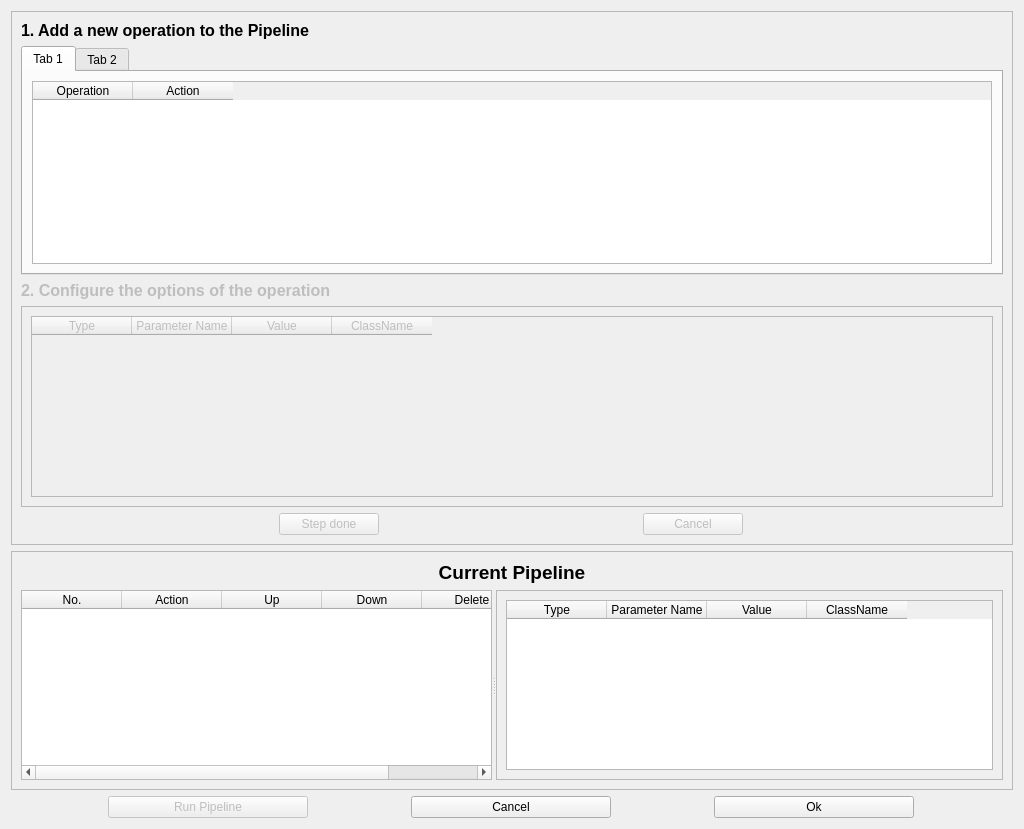
<?xml version="1.0" encoding="UTF-8"?>
<ui version="4.0">
 <class>GenericWorkflowDialog</class>
 <widget class="QDialog" name="GenericWorkflowDialog">
  <property name="geometry">
   <rect>
    <x>0</x>
    <y>0</y>
    <width>1024</width>
    <height>829</height>
   </rect>
  </property>
  <property name="acceptDrops">
   <bool>true</bool>
  </property>
  <property name="windowTitle">
   <string>Create and configure your pipeline</string>
  </property>
  <layout class="QVBoxLayout" name="verticalLayout_4">
   <item>
    <widget class="QFrame" name="wkfFrame">
     <property name="minimumSize">
      <size>
       <width>700</width>
       <height>0</height>
      </size>
     </property>
     <property name="acceptDrops">
      <bool>true</bool>
     </property>
     <property name="frameShape">
      <enum>QFrame::StyledPanel</enum>
     </property>
     <property name="frameShadow">
      <enum>QFrame::Raised</enum>
     </property>
     <layout class="QVBoxLayout" name="verticalLayout_2">
      <item>
       <layout class="QHBoxLayout" name="horizontalLayout"/>
      </item>
      <item>
       <widget class="QLabel" name="selectOperationStep">
        <property name="enabled">
         <bool>true</bool>
        </property>
        <property name="font">
         <font>
          <pointsize>12</pointsize>
          <weight>75</weight>
          <bold>true</bold>
         </font>
        </property>
        <property name="text">
         <string>1. Add a new operation to the Pipeline</string>
        </property>
       </widget>
      </item>
      <item>
       <widget class="QTabWidget" name="tabMethods">
        <property name="enabled">
         <bool>true</bool>
        </property>
        <property name="minimumSize">
         <size>
          <width>300</width>
          <height>0</height>
         </size>
        </property>
        <property name="maximumSize">
         <size>
          <width>16777215</width>
          <height>16777215</height>
         </size>
        </property>
        <property name="acceptDrops">
         <bool>true</bool>
        </property>
        <property name="currentIndex">
         <number>0</number>
        </property>
        <widget class="QWidget" name="tabMethods1">
         <property name="acceptDrops">
          <bool>true</bool>
         </property>
         <attribute name="title">
          <string>Tab 1</string>
         </attribute>
         <layout class="QVBoxLayout" name="verticalLayout">
          <item>
           <widget class="QTableWidget" name="tableMethods1">
            <property name="enabled">
             <bool>true</bool>
            </property>
            <property name="acceptDrops">
             <bool>true</bool>
            </property>
            <property name="alternatingRowColors">
             <bool>true</bool>
            </property>
            <column>
             <property name="text">
              <string>Operation</string>
             </property>
            </column>
            <column>
             <property name="text">
              <string>Action</string>
             </property>
            </column>
           </widget>
          </item>
         </layout>
        </widget>
        <widget class="QWidget" name="tabMethods2">
         <property name="acceptDrops">
          <bool>true</bool>
         </property>
         <attribute name="title">
          <string>Tab 2</string>
         </attribute>
        </widget>
       </widget>
      </item>
      <item>
       <widget class="QLabel" name="configOptionsTitle">
        <property name="enabled">
         <bool>false</bool>
        </property>
        <property name="font">
         <font>
          <pointsize>12</pointsize>
          <weight>75</weight>
          <bold>true</bold>
         </font>
        </property>
        <property name="text">
         <string>2. Configure the options of the operation</string>
        </property>
       </widget>
      </item>
      <item>
       <widget class="QFrame" name="optionsConfigFrame">
        <property name="enabled">
         <bool>false</bool>
        </property>
        <property name="sizePolicy">
         <sizepolicy hsizetype="Minimum" vsizetype="Minimum">
          <horstretch>0</horstretch>
          <verstretch>0</verstretch>
         </sizepolicy>
        </property>
        <property name="minimumSize">
         <size>
          <width>100</width>
          <height>100</height>
         </size>
        </property>
        <property name="frameShape">
         <enum>QFrame::StyledPanel</enum>
        </property>
        <property name="frameShadow">
         <enum>QFrame::Raised</enum>
        </property>
        <layout class="QVBoxLayout" name="verticalLayout_5">
         <item>
          <widget class="QTableWidget" name="cPipelineConfigurationTable">
           <column>
            <property name="text">
             <string>Type</string>
            </property>
           </column>
           <column>
            <property name="text">
             <string>Parameter Name</string>
            </property>
           </column>
           <column>
            <property name="text">
             <string>Value</string>
            </property>
           </column>
           <column>
            <property name="text">
             <string>ClassName</string>
            </property>
           </column>
          </widget>
         </item>
        </layout>
       </widget>
      </item>
      <item>
       <layout class="QHBoxLayout" name="horizontalLayout_3">
        <item>
         <widget class="QPushButton" name="stepDoneButton">
          <property name="enabled">
           <bool>false</bool>
          </property>
          <property name="maximumSize">
           <size>
            <width>100</width>
            <height>100</height>
           </size>
          </property>
          <property name="text">
           <string>Step done</string>
          </property>
         </widget>
        </item>
        <item>
         <widget class="QPushButton" name="cancelSelection">
          <property name="enabled">
           <bool>false</bool>
          </property>
          <property name="maximumSize">
           <size>
            <width>100</width>
            <height>100</height>
           </size>
          </property>
          <property name="text">
           <string>Cancel</string>
          </property>
         </widget>
        </item>
       </layout>
      </item>
     </layout>
    </widget>
   </item>
   <item>
    <widget class="QFrame" name="currentPipelineFrame">
     <property name="frameShape">
      <enum>QFrame::StyledPanel</enum>
     </property>
     <property name="frameShadow">
      <enum>QFrame::Raised</enum>
     </property>
     <layout class="QVBoxLayout" name="verticalLayout_3">
      <item>
       <widget class="QLabel" name="currentPipelinetitle">
        <property name="font">
         <font>
          <pointsize>14</pointsize>
          <weight>75</weight>
          <bold>true</bold>
         </font>
        </property>
        <property name="text">
         <string>Current Pipeline</string>
        </property>
        <property name="alignment">
         <set>Qt::AlignCenter</set>
        </property>
       </widget>
      </item>
      <item>
       <widget class="QSplitter" name="splitter">
        <property name="orientation">
         <enum>Qt::Horizontal</enum>
        </property>
        <widget class="QTableWidget" name="pipelineTable">
         <property name="enabled">
          <bool>true</bool>
         </property>
         <column>
          <property name="text">
           <string>No.</string>
          </property>
         </column>
         <column>
          <property name="text">
           <string>Action</string>
          </property>
         </column>
         <column>
          <property name="text">
           <string>Up</string>
          </property>
         </column>
         <column>
          <property name="text">
           <string>Down</string>
          </property>
         </column>
         <column>
          <property name="text">
           <string>Delete</string>
          </property>
         </column>
        </widget>
        <widget class="QFrame" name="pipelineOperationInfoFrame">
         <property name="enabled">
          <bool>true</bool>
         </property>
         <property name="frameShape">
          <enum>QFrame::StyledPanel</enum>
         </property>
         <property name="frameShadow">
          <enum>QFrame::Raised</enum>
         </property>
         <layout class="QVBoxLayout" name="verticalLayout_6">
          <item>
           <widget class="QTableWidget" name="pipelineItemSummaryTable">
            <property name="enabled">
             <bool>true</bool>
            </property>
            <property name="alternatingRowColors">
             <bool>true</bool>
            </property>
            <column>
             <property name="text">
              <string>Type</string>
             </property>
            </column>
            <column>
             <property name="text">
              <string>Parameter Name</string>
             </property>
            </column>
            <column>
             <property name="text">
              <string>Value</string>
             </property>
            </column>
            <column>
             <property name="text">
              <string>ClassName</string>
             </property>
            </column>
           </widget>
          </item>
         </layout>
        </widget>
       </widget>
      </item>
     </layout>
    </widget>
   </item>
   <item>
    <layout class="QHBoxLayout" name="horizontalLayout_2">
     <item>
      <widget class="QPushButton" name="runPipelineButton">
       <property name="enabled">
        <bool>false</bool>
       </property>
       <property name="minimumSize">
        <size>
         <width>100</width>
         <height>0</height>
        </size>
       </property>
       <property name="maximumSize">
        <size>
         <width>200</width>
         <height>16777215</height>
        </size>
       </property>
       <property name="text">
        <string>Run Pipeline</string>
       </property>
      </widget>
     </item>
     <item>
      <widget class="QPushButton" name="cancelButton">
       <property name="minimumSize">
        <size>
         <width>100</width>
         <height>0</height>
        </size>
       </property>
       <property name="maximumSize">
        <size>
         <width>200</width>
         <height>16777215</height>
        </size>
       </property>
       <property name="text">
        <string>Cancel</string>
       </property>
      </widget>
     </item>
     <item>
      <widget class="QPushButton" name="okButton">
       <property name="minimumSize">
        <size>
         <width>100</width>
         <height>0</height>
        </size>
       </property>
       <property name="maximumSize">
        <size>
         <width>200</width>
         <height>16777215</height>
        </size>
       </property>
       <property name="text">
        <string>Ok</string>
       </property>
      </widget>
     </item>
    </layout>
   </item>
  </layout>
 </widget>
 <resources/>
 <connections/>
</ui>
